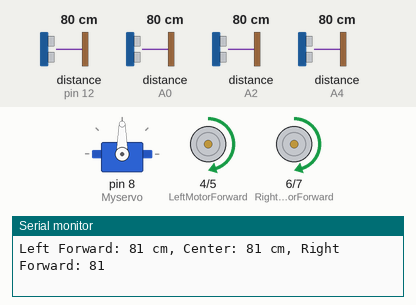
The sketch below on a simulated Arduino Uno, built with avr-gcc and run on an emulated ATmega328P. Shown: servo, motor-driver pin pairs drawn as motors (green arrow = first pin HIGH = forward, orange = second pin HIGH = backward, longer = more drive, scaled by the enable pin), the last lines printed to the serial monitor. Inputs (shaded band) come from the test bench; at power-on: distance to the obstacle (sensors on A0, A2, pin 12, A4) 80 cm.

Above: at 8.2 s.
8.3 s: distance to the obstacle (sensor on A0) set to 16 cm
9.8 s: distance to the obstacle (sensor on A0) set to 13 cm
At 10.67 s:
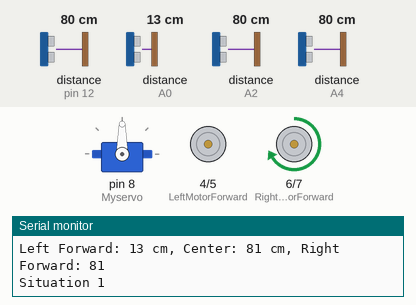
16.0 s: distance to the obstacle (sensor on A2) set to 16 cm
19.1 s: distance to the obstacle (sensor on A2) set to 14 cm
At 19.32 s:
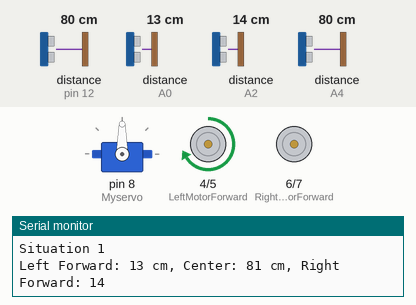
At 19.9 s:
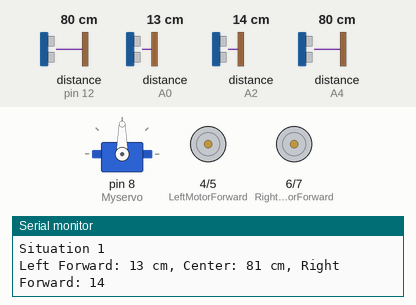
22.2 s: distance to the obstacle (sensor on pin 12) set to 17 cm
25.3 s: distance to the obstacle (sensor on pin 12) set to 13 cm
At 25.7 s:
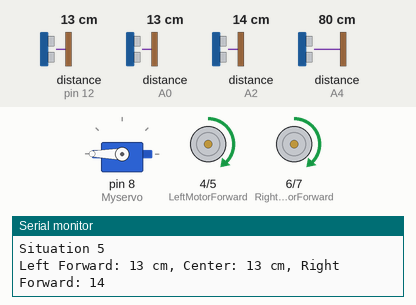
Timing chart, 0 to 29.4 s (numbered marks = the images above; inputs shaded):
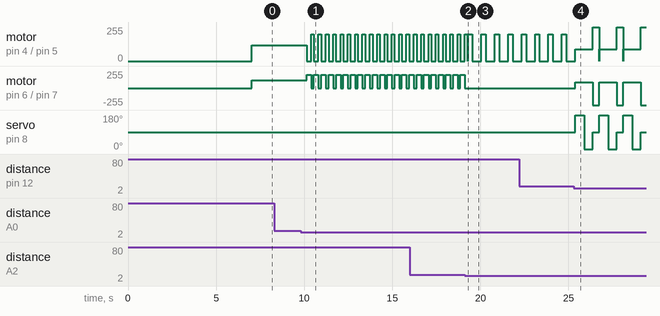

Measured:
- the behaviour switches between 15 and 14 cm on distance to the obstacle (sensor on A0) (found by bisection; images 0 and 1)
- the behaviour switches between 15 and 14 cm on distance to the obstacle (sensor on A2) (found by bisection; images 1 and 2)
- the behaviour switches between 15 and 14 cm on distance to the obstacle (sensor on pin 12) (found by bisection; images 3 and 4)
- after the input at 9.8 s, motor on pin 4 (LeftMotorForward) / pin 5 (LeftMotorBackward): alternates forward 200/255 for 0.15 s and stopped for 0.26 s, starting after 0.34 s; motor on pin 6 (RightMotorForward) / pin 7 (RightMotorBackward): alternates forward 200/255 for 0.26 s and stopped for 0.16 s, starting after 0.34 s
- after the input at 19.1 s, motor on pin 6 (RightMotorForward) / pin 7 (RightMotorBackward): goes on until 19.1 s, then stays stopped
- after the input at 25.3 s, motor on pin 4 (LeftMotorForward) / pin 5 (LeftMotorBackward): alternates forward 255/255 for 0.35 s and forward 90/255 for 1.0 s, starting after 0.08 s; motor on pin 6 (RightMotorForward) / pin 7 (RightMotorBackward): alternates backward 255/255 for 0.35 s and forward 90/255 for 1.0 s, starting after 0.08 s

The sketch:

Carmotor.ino
```cpp
#include <Servo.h>
#include <NewPing.h>

// L298N Control Pins
const int LeftMotorForward = 4;
const int LeftMotorBackward = 5;
const int RightMotorForward = 6;
const int RightMotorBackward = 7;
int speedPinLeft = 3;  // PWM pin to control speed of left motor
int speedPinRight = 11; // PWM pin to control speed of right motor

#define SONAR_NUM 4   // Number of sensors
#define MAX_DISTANCE 300  // Maximum distance (in cm) to ping

NewPing sonar[SONAR_NUM] = {
  NewPing(A1, A0, MAX_DISTANCE), // Left Forward Trig Pin
  NewPing(13, 12, MAX_DISTANCE), // Center Trig Pin
  NewPing(A3, A2, MAX_DISTANCE), // Right Forward Trig Pin
  NewPing(A5, A4, MAX_DISTANCE) // Right Trig Pin
};

Servo Myservo;  // Servo's name
int distance;
int scanDistances[5]; // Holds the distances scanned: 0 = left, 1 = center, 2 = right
const int scanGap = 500; // Time gap between scans
unsigned long scanTime = 0;
int previousScanDistances[3]; // Holds the previous distances scanned


void setup() {
  // Set L298N Control Pins as Output
  pinMode(LeftMotorForward, OUTPUT);
  pinMode(LeftMotorBackward, OUTPUT);
  pinMode(RightMotorForward, OUTPUT);
  pinMode(RightMotorBackward, OUTPUT);

  // Setting PWM pins as outputs
  pinMode(speedPinLeft, OUTPUT);
  pinMode(speedPinRight, OUTPUT);

  analogWrite(speedPinLeft, 255); // ENA pin
  analogWrite(speedPinRight, 255); // ENB pin
  Myservo.attach(8);
  Myservo.write(90); // Center position
  delay(2000); // Wait for 2s.
  Serial.begin(9600);
  delay(5000);

}

void loop() {
  doScans();
  moveForward();
  handleObstacles();
  if(scanDistances[3] > 50) {
    // Only left distance is less than 15cm
    turnRight(delayDuration2(scanDistances[3],90,200));
    Serial.println(scanDistances[3]);
  }
}

void setMotorSpeed(int leftSpeed, int rightSpeed) {
  analogWrite(speedPinLeft, leftSpeed);
  analogWrite(speedPinRight, rightSpeed);
}

void moveStop() {
  digitalWrite(RightMotorForward, LOW);
  digitalWrite(RightMotorBackward, LOW);
  digitalWrite(LeftMotorForward, LOW);
  digitalWrite(LeftMotorBackward, LOW);
}

void moveForward() {
  setMotorSpeed(120, 120);
  digitalWrite(RightMotorForward, HIGH);
  digitalWrite(RightMotorBackward, LOW);
  digitalWrite(LeftMotorForward, HIGH);
  digitalWrite(LeftMotorBackward, LOW);
}

void moveBackward() {
  setMotorSpeed(100, 100);
  digitalWrite(RightMotorForward, LOW);
  digitalWrite(RightMotorBackward, HIGH);
  digitalWrite(LeftMotorForward, LOW);
  digitalWrite(LeftMotorBackward, HIGH);
}

void slowDown() {
  setMotorSpeed(90, 90);
  digitalWrite(RightMotorForward, HIGH);
  digitalWrite(RightMotorBackward, LOW);
  digitalWrite(LeftMotorForward, HIGH);
  digitalWrite(LeftMotorBackward, LOW);
}

void longturnRight(int duration) {
  setMotorSpeed(255, 255);
  digitalWrite(RightMotorForward, LOW);
  digitalWrite(RightMotorBackward, HIGH);
  digitalWrite(LeftMotorForward, HIGH);
  digitalWrite(LeftMotorBackward, LOW);
  delay(duration);
  moveStop();
}

void longturnLeft(int duration) {
  setMotorSpeed(255, 255);
  digitalWrite(RightMotorForward, HIGH);
  digitalWrite(RightMotorBackward, LOW);
  digitalWrite(LeftMotorForward, LOW);
  digitalWrite(LeftMotorBackward, HIGH);
  delay(duration);
  moveStop();
}

void turnRight(int duration) {
  setMotorSpeed(200, 200);
  digitalWrite(RightMotorForward, HIGH);
  digitalWrite(RightMotorBackward,LOW);
  digitalWrite(LeftMotorForward, LOW);
  digitalWrite(LeftMotorBackward, LOW);
  delay(duration);
  moveStop();
}

void turnLeft(int duration) {
  setMotorSpeed(200, 200);
  digitalWrite(RightMotorForward, LOW);
  digitalWrite(RightMotorBackward, LOW);
  digitalWrite(LeftMotorForward,HIGH );
  digitalWrite(LeftMotorBackward, LOW);
  delay(duration);
  moveStop();
}


void doScans() {
  if (millis() > scanTime) {
    scanDistances[0] = sonar[0].ping_cm();
    scanDistances[1] = sonar[1].ping_cm();
    scanDistances[2] = sonar[2].ping_cm();
    scanDistances[4] = sonar[3].ping_cm();
    // Print scanned distances for debugging
    Serial.print("Left Forward: ");
    Serial.print(scanDistances[0]);
    Serial.print(" cm, Center: ");
    Serial.print(scanDistances[1]);
    Serial.print(" cm, Right Forward: ");
    Serial.println(scanDistances[2]);

    scanTime = millis() + scanGap;
  }
}

void handleObstacles() {
  if ((scanDistances[0] <= 5 && scanDistances[1] <= 5) ||
    (scanDistances[1] <= 5 && scanDistances[2] <= 5)||
    (scanDistances[0] <= 5 && scanDistances[2] <= 5))  {
    moveBackward();
    delay(500);
    moveStop();
    Serial.println("Situation 0");
  }

  if (scanDistances[0] < 15 && scanDistances[1] >= 15 && scanDistances[2] >= 15) {
    // Only left distance is less than 15cm
    turnRight(delayDuration(scanDistances[0],300,250));
    turnLeft(150);
    Serial.println("Situation 1");
  } else if (scanDistances[2] < 15 && scanDistances[0] >= 15 && scanDistances[1] >= 15) {
    // Only right distance is less than 15cm
    turnLeft(delayDuration(scanDistances[2],340,250));
    turnRight(150);
    Serial.println("Situation 2");
  }
  else if (scanDistances[0] > 15 && scanDistances[2] < 15 &&  scanDistances[1] <= 15 ){
    // Only right distance is less than 15 cm
    Serial.println("Obstacle detected on the left");
    turnLeft(delayDuration(scanDistances[2],340,250));
    turnRight(150);
    Serial.println("Situation 3");
    }
    else if (scanDistances[0] < 15 && scanDistances[2] > 15 &&  scanDistances[1]<= 15 ){
      Serial.println("Turning right");
      // Only left distance is less than 15 cm
      Serial.println("Obstacle detected on the right");
      turnRight(delayDuration(scanDistances[0],330,250));
      turnLeft(150);
      Serial.println("Situation 4");
} else if (scanDistances[0] < 15 && scanDistances[2] < 15 && scanDistances[1] >= 15) {
    // Both left and right distances are less than 15cm
    if (scanDistances[0] < scanDistances[2]) {
      turnLeft(250);
       // Turn right
    } else {
      turnRight(250);
       // Turn left
    }
    delay(500);
    Serial.println("Situation 5");
  }
  else if (scanDistances[1] < 15 && scanDistances[0] < 15 && scanDistances[2] < 15) {
    // Center distance is less than 20cm
    slowDown();
    if (abs(scanDistances[0] - scanDistances[2]) <= 3) {
      // Check with servo
      Myservo.write(180); // Look left
      delay(500);
      int leftScan = sonar[1].ping_cm();

      Myservo.write(0); // Look right
      delay(500);
      int rightScan = sonar[1].ping_cm();

      Myservo.write(90); // Reset to center

      if (leftScan > rightScan) {
        longturnLeft(350);
      } else {
        longturnRight(350);
      }
      Serial.println("Situation 6");
    } else {
      if (scanDistances[0] > scanDistances[2]) {
        turnLeft(450);
      } else {
        turnRight(450);
      }
      Serial.println("Situation 7");
    }
  }
}

int delayDuration(int dir,int uplim,int lolim)
{int dur = map(dir, 0, 15, uplim, lolim);
 return(dur);
}

 int delayDuration2(int dir,int uplim,int lolim)
{int dur = map(dir, 20, 0, uplim, lolim);
 return(dur);
}
```
